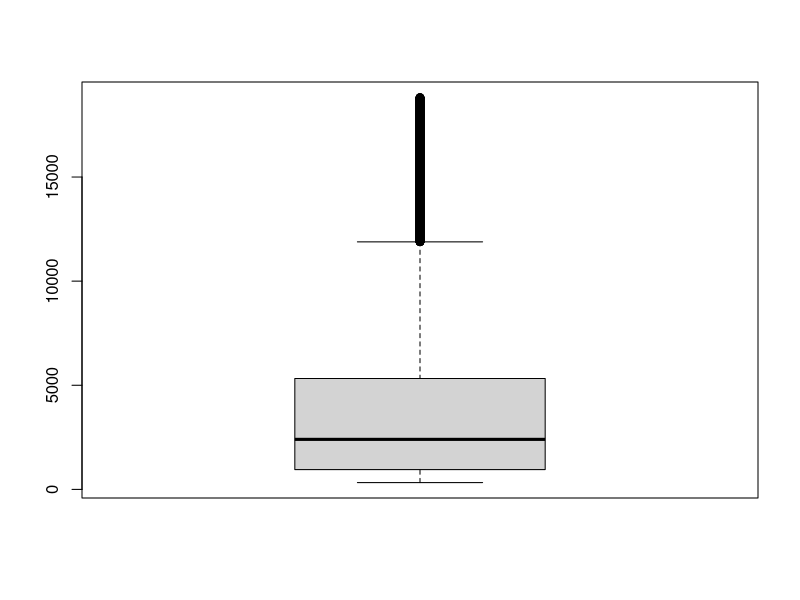

Source code (R): (Note: this script raises an error after producing the figure.)
setwd("C:/Users/jdele/OneDrive/Escritorio/Maestria/Estadistica para Data Science/Lab 6")

#Cargar Librerias a utilizar
library(dplyr)
library(ggplot2)
library(mice)
library(corrplot)
library(psych)

#Cargar Datos
df <- read.csv("diamantes.csv", sep = ";", stringsAsFactors = TRUE)


#Hacer resumen general
summary(df)

#Hago proceso de imputacion de variable faltantes
imputacion <- mice(df, m= 1, method = "pmm", maxit = 5)
df_limpio <- complete(imputacion)

summary(df_limpio)

#hago el proceso de suavisar valores atipicos
suavizar <- function(x){
  H <- 1.5*IQR(x, na.rm = T)
  qnt <- quantile(x, probs = c(0.25,0.75))
  caps <- quantile(x, probs = c(0.05,0.95))
  x[x<(qnt[1]-H)] <- caps[1]
  x[x>(qnt[2]+H)] <- caps[2]
  return(x)
}

boxplot(df_limpio$price)

#Aplico las variables
df_limpio$x <- suavizar(df_limpio$x)
df_limpio$y <- suavizar(df_limpio$y)
df_limpio$z <- suavizar(df_limpio$z)
df_limpio$price <- suavizar(df_limpio$price)
summary(df_limpio)

df_limpio <- df_limpio %>%
  mutate(
    x = suavizar(df_limpio$x),
    y = suavizar(df_limpio$y),
    z = suavizar(df_limpio$z),
    price = suavizar(df_limpio$price),
    
  )
corr <- cor(df_num)

#visualizo la correlacion de todas las variables
corrplot(corr)

#hago la regresion lineal
regresion_lineal <- lm(price ~ carat + depth + table + x + y + z + cut + color + clarity,
                       data = df_limpio)

summary(regresion_lineal)


regresion_lineal <- lm(price ~ carat + depth + table + x + cut + color + clarity,
                       data = df_limpio)


#Laboratorio 6
#Ejercicio 1
#verificar valores faltantes
colSums(is.na(df))

#Ejercicio 3

#Hago proceso de imputacion de variable faltantes
imputacion <- mice(df, m= 1, method = "pmm", maxit = 5)
df_limpio <- complete(imputacion)

#Ejercicio 4
#Valores atipicos
df <- read.csv("diamantes.csv", sep = ";", stringsAsFactors = TRUE)
boxplot(df$x, main="Boxplot dimensión X")
boxplot(df$y, main="Boxplot dimensión Y")
boxplot(df$z, main="Boxplot dimensión Z")

df_limpio$x <- suavizar(df_limpio$x)
df_limpio$y <- suavizar(df_limpio$y)
df_limpio$z <- suavizar(df_limpio$z)
boxplot(df_limpio$x, main="Boxplot dimensión X")
boxplot(df_limpio$y, main="Boxplot dimensión Y")
boxplot(df_limpio$z, main="Boxplot dimensión Z")

#ejercicio 5
#Distribución de variables categóricas

ggplot(df_limpio, aes(x = cut)) +
  geom_bar(fill = "steelblue") +
  labs(title = "Distribución del corte del diamante", x = "Cut", y = "Frecuencia")

ggplot(df_limpio, aes(x = color)) +
  geom_bar(fill = "darkgreen") +
  labs(title = "Distribución del color del diamante", x = "Color", y = "Frecuencia")

ggplot(df_limpio, aes(x = clarity)) +
  geom_bar(fill = "purple") +
  labs(title = "Distribución de la claridad del diamante", x = "Clarity", y = "Frecuencia")

#Ejercicio 6
ggplot(df_limpio, aes(x = carat, y = price)) +
  geom_point(color = "blue", alpha = 0.4) +
  geom_smooth(method = "lm", color = "red") +
  labs(title = "Relación entre quilates y precio",
       x = "Peso en quilates (carat)",
       y = "Precio") +
  theme_minimal()

#Ejercicio 7
df_num <- df_limpio %>% select (carat,depth,table, price,x,y,z)
corr <- cor(df_num)

#visualizo la correlacion de todas las variables
corrplot(corr)

#Ejercicio 8
ggplot(df_limpio, aes(x = price)) +
  geom_histogram(fill = "orange", color = "black") +
  labs(title = "Distribución del precio de los diamantes",
       x = "Precio",
       y = "Frecuencia") +
  theme_minimal()

ggplot(df_limpio, aes(x = carat, y = price)) +
  geom_point(color = "blue", alpha = 0.4) +
  geom_smooth(method = "lm", color = "red") +
  labs(title = "Relación entre quilates y precio",
       x = "Peso en quilates (carat)",
       y = "Precio") +
  theme_minimal()

#Ejercicio 9
regresion_lineal <- lm(price ~ carat + cut + color + clarity + depth + table + x +  y +z,
                       data = df_limpio)

regresion_lineal <- lm(price ~ carat + depth + table + x + cut + color + clarity,
                       data = df_limpio)

summary(regresion_lineal)
